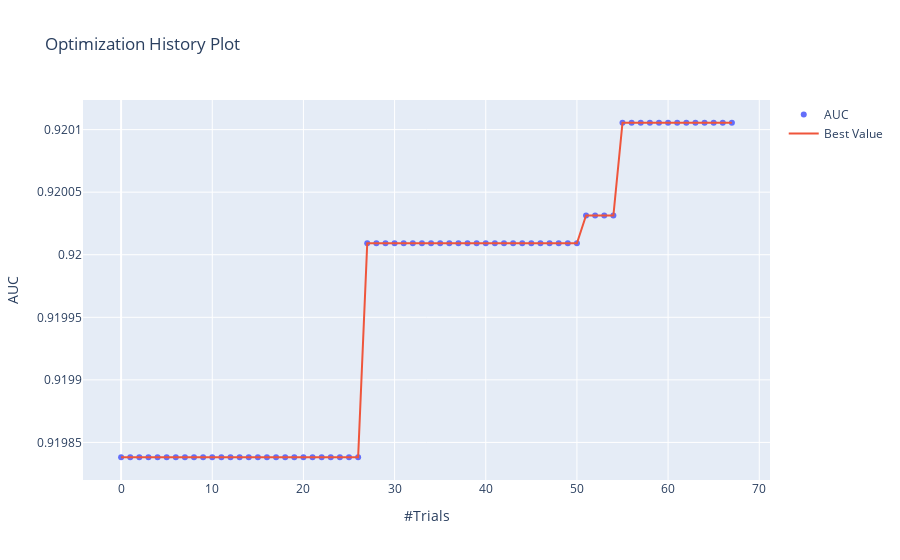

The cell this chart's notebook holds for it:
### Code cell
fig = optuna.visualization.plot_optimization_history(study, target_name='AUC')
fig.show()
